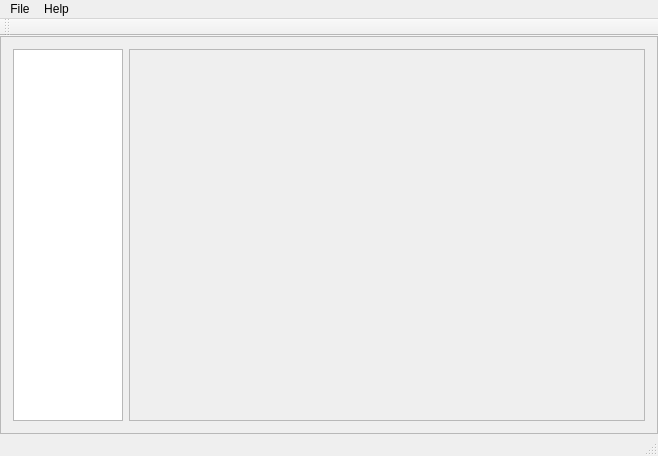
<?xml version="1.0" encoding="UTF-8"?>
<ui version="4.0">
 <class>MainWindow</class>
 <widget class="QMainWindow" name="MainWindow">
  <property name="geometry">
   <rect>
    <x>0</x>
    <y>0</y>
    <width>658</width>
    <height>456</height>
   </rect>
  </property>
  <property name="windowTitle">
   <string>MainWindow</string>
  </property>
  <widget class="QWidget" name="centralWidget">
   <layout class="QVBoxLayout" name="verticalLayout">
    <property name="spacing">
     <number>0</number>
    </property>
    <property name="leftMargin">
     <number>0</number>
    </property>
    <property name="topMargin">
     <number>0</number>
    </property>
    <property name="rightMargin">
     <number>0</number>
    </property>
    <property name="bottomMargin">
     <number>0</number>
    </property>
    <item>
     <widget class="HeaderWidget" name="header">
      <property name="sizePolicy">
       <sizepolicy hsizetype="Preferred" vsizetype="Minimum">
        <horstretch>0</horstretch>
        <verstretch>0</verstretch>
       </sizepolicy>
      </property>
     </widget>
    </item>
    <item>
     <widget class="QFrame" name="frame">
      <property name="sizePolicy">
       <sizepolicy hsizetype="Preferred" vsizetype="Expanding">
        <horstretch>0</horstretch>
        <verstretch>0</verstretch>
       </sizepolicy>
      </property>
      <property name="frameShape">
       <enum>QFrame::StyledPanel</enum>
      </property>
      <property name="frameShadow">
       <enum>QFrame::Raised</enum>
      </property>
      <layout class="QHBoxLayout" name="horizontalLayout">
       <property name="spacing">
        <number>-1</number>
       </property>
       <property name="leftMargin">
        <number>12</number>
       </property>
       <property name="topMargin">
        <number>12</number>
       </property>
       <property name="rightMargin">
        <number>12</number>
       </property>
       <property name="bottomMargin">
        <number>12</number>
       </property>
       <item>
        <widget class="QTreeView" name="treeView">
         <property name="minimumSize">
          <size>
           <width>110</width>
           <height>0</height>
          </size>
         </property>
         <property name="maximumSize">
          <size>
           <width>110</width>
           <height>16777215</height>
          </size>
         </property>
        </widget>
       </item>
       <item>
        <widget class="QStackedWidget" name="stackedWidget_4">
         <property name="frameShape">
          <enum>QFrame::NoFrame</enum>
         </property>
         <property name="frameShadow">
          <enum>QFrame::Raised</enum>
         </property>
         <property name="midLineWidth">
          <number>0</number>
         </property>
         <widget class="QWidget" name="stackedWidget_4Page1">
          <layout class="QVBoxLayout" name="verticalLayout_3">
           <property name="leftMargin">
            <number>0</number>
           </property>
           <property name="topMargin">
            <number>0</number>
           </property>
           <property name="rightMargin">
            <number>0</number>
           </property>
           <property name="bottomMargin">
            <number>0</number>
           </property>
           <item>
            <widget class="InflowParameterWidget" name="inflowWidget">
             <property name="frameShape">
              <enum>QFrame::StyledPanel</enum>
             </property>
             <property name="frameShadow">
              <enum>QFrame::Raised</enum>
             </property>
            </widget>
           </item>
          </layout>
         </widget>
        </widget>
       </item>
      </layout>
     </widget>
    </item>
    <item>
     <widget class="FooterWidget" name="footer">
      <property name="sizePolicy">
       <sizepolicy hsizetype="Preferred" vsizetype="Minimum">
        <horstretch>0</horstretch>
        <verstretch>0</verstretch>
       </sizepolicy>
      </property>
     </widget>
    </item>
   </layout>
  </widget>
  <widget class="QMenuBar" name="menuBar">
   <property name="geometry">
    <rect>
     <x>0</x>
     <y>0</y>
     <width>658</width>
     <height>22</height>
    </rect>
   </property>
   <widget class="QMenu" name="menuFile">
    <property name="title">
     <string>File</string>
    </property>
    <addaction name="action_New"/>
    <addaction name="action_Open"/>
    <addaction name="action_Save"/>
    <addaction name="actionSave_As"/>
    <addaction name="separator"/>
    <addaction name="action_Quit"/>
   </widget>
   <widget class="QMenu" name="menuHelp">
    <property name="title">
     <string>Help</string>
    </property>
    <addaction name="action_About"/>
   </widget>
   <addaction name="menuFile"/>
   <addaction name="menuHelp"/>
  </widget>
  <widget class="QToolBar" name="mainToolBar">
   <attribute name="toolBarArea">
    <enum>TopToolBarArea</enum>
   </attribute>
   <attribute name="toolBarBreak">
    <bool>false</bool>
   </attribute>
  </widget>
  <widget class="QStatusBar" name="statusBar"/>
  <action name="action_About">
   <property name="text">
    <string>&amp;About</string>
   </property>
  </action>
  <action name="action_New">
   <property name="text">
    <string>&amp;New</string>
   </property>
  </action>
  <action name="action_Open">
   <property name="text">
    <string>&amp;Open</string>
   </property>
  </action>
  <action name="action_Save">
   <property name="text">
    <string>&amp;Save</string>
   </property>
  </action>
  <action name="actionSave_As">
   <property name="text">
    <string>Save &amp;As</string>
   </property>
  </action>
  <action name="action_Quit">
   <property name="text">
    <string>&amp;Quit</string>
   </property>
  </action>
 </widget>
 <layoutdefault spacing="6" margin="11"/>
 <customwidgets>
  <customwidget>
   <class>HeaderWidget</class>
   <extends>QFrame</extends>
   <header>HeaderWidget.h</header>
   <container>1</container>
  </customwidget>
  <customwidget>
   <class>FooterWidget</class>
   <extends>QFrame</extends>
   <header>FooterWidget.h</header>
   <container>1</container>
  </customwidget>
  <customwidget>
   <class>InflowParameterWidget</class>
   <extends>QFrame</extends>
   <header>widgets/inflowparameterwidget.h</header>
   <container>1</container>
  </customwidget>
 </customwidgets>
 <resources/>
 <connections/>
</ui>
